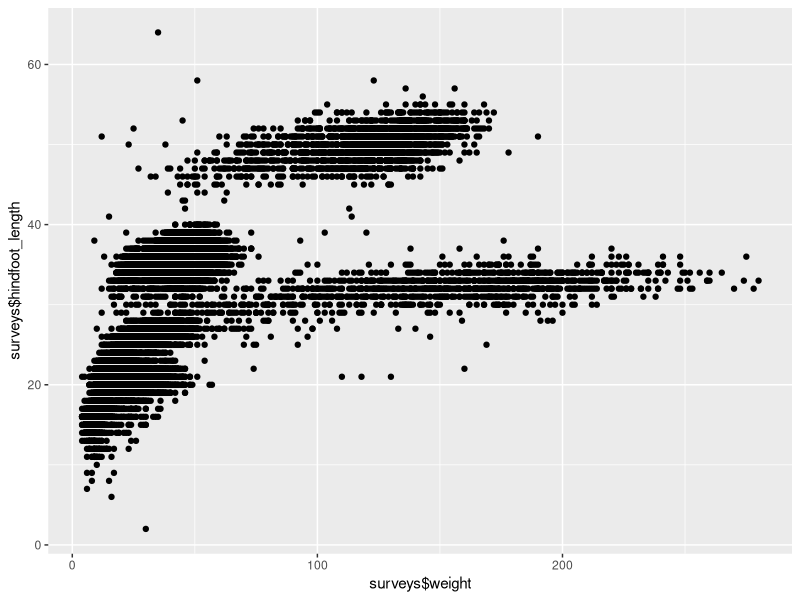
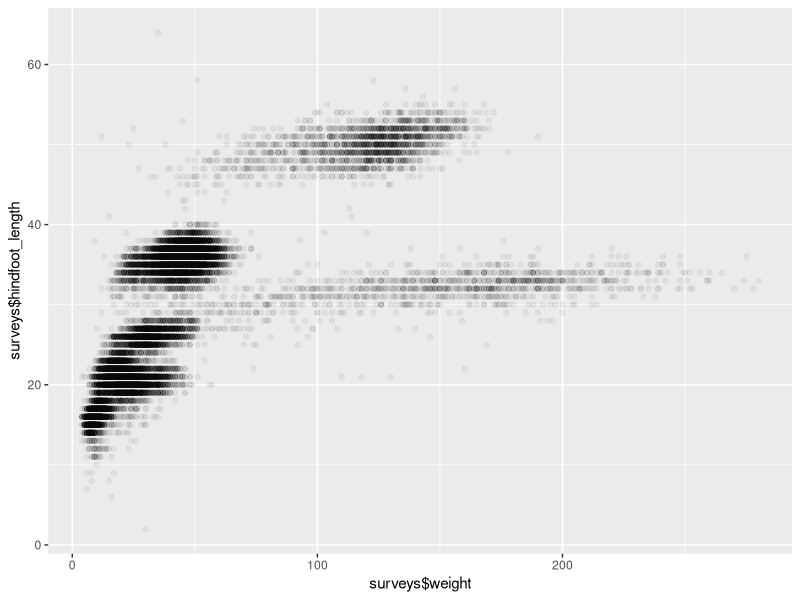
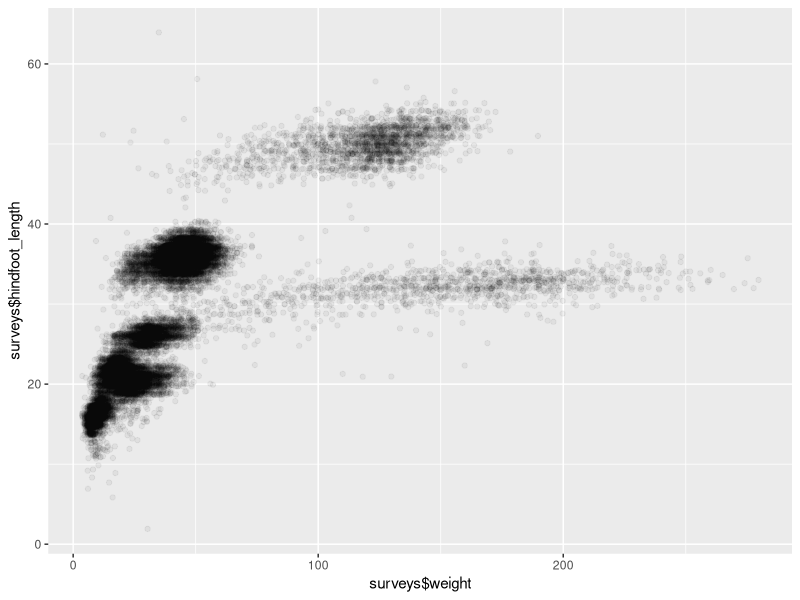
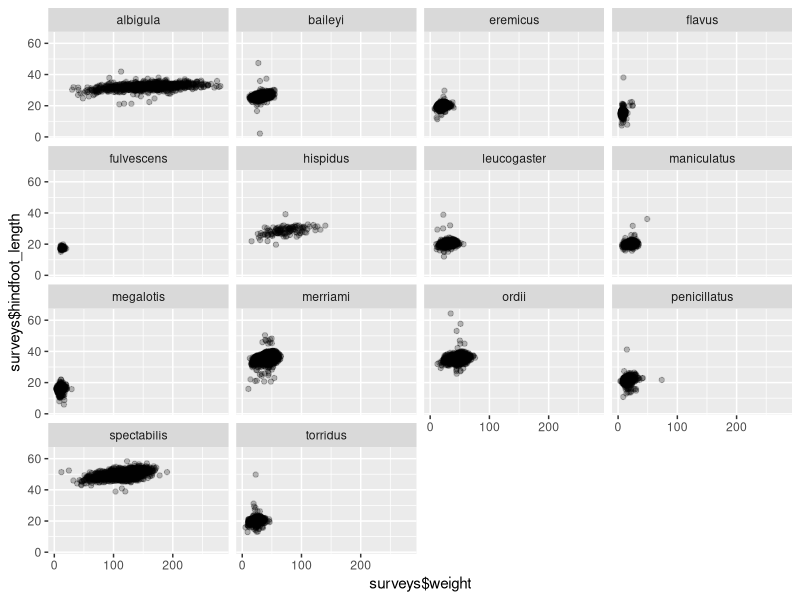
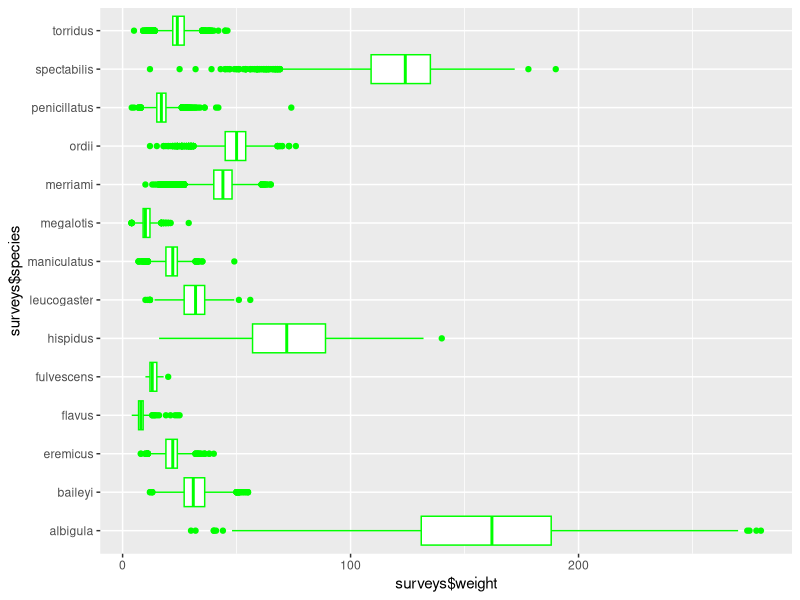
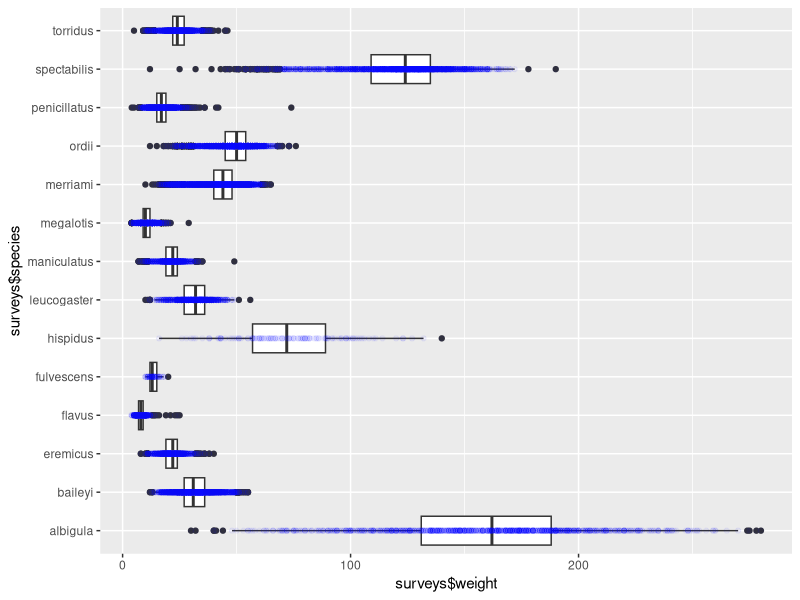
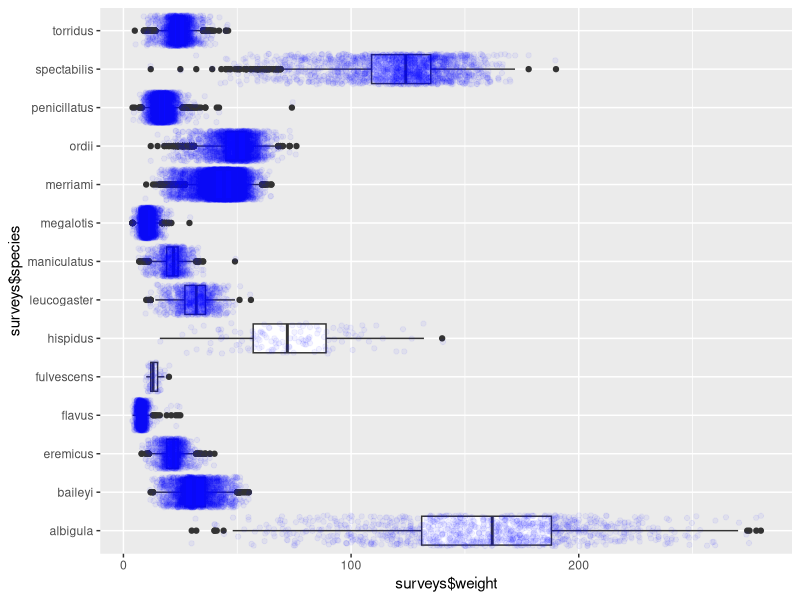
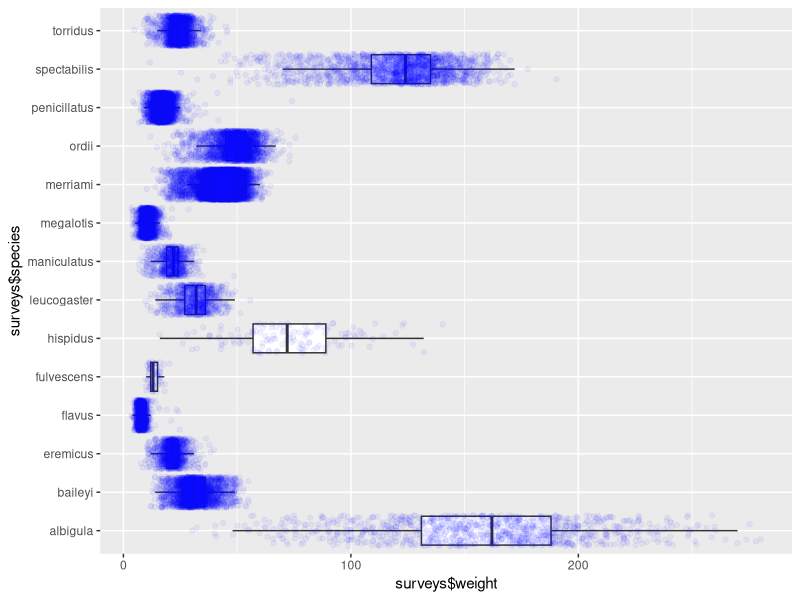

Generate these figures, in order, with R:
## ---- chunk 1
library(here)
library(tidyverse)
## ---- chunk 2
# Code for question 1! 
surveys <- read_csv(here("supporting_artifacts", "Lab 2", "surveys.csv"))
dim(surveys)
## ---- chunk 3
# Code for question 4! 
ggplot(data = surveys, 
       mapping = aes(x = surveys$weight, y = surveys$hindfoot_length)) + 
  geom_point()
## ---- chunk 4
#Code for question 5!
ggplot(data = surveys, 
       mapping = aes(x = surveys$weight, y = surveys$hindfoot_length)) + 
  geom_point(alpha = .05) 
## ---- chunk 5
# Code for question 6! 
ggplot(data = surveys, 
       mapping = aes(x = surveys$weight, y = surveys$hindfoot_length)) +
   geom_jitter(alpha = .05)
## ---- chunk 6
# Code for question 7
ggplot(data = surveys, 
       mapping = aes(x = surveys$weight, y = surveys$hindfoot_length)) +
   geom_jitter(alpha = .25) + 
   facet_wrap(~ surveys$species)
## ---- chunk 7
# Code for question 8 (and 9)!
ggplot(data = surveys, 
       mapping = aes(x = surveys$weight, y = surveys$species)) +
   geom_boxplot(color = "green") 
## ---- chunk 8
ggplot(data = surveys, 
       mapping = aes(x = surveys$weight, y = surveys$species)) +
   geom_boxplot() + 
   geom_point(alpha = .05, color = "blue")
## ---- chunk 9
ggplot(data = surveys, 
       mapping = aes(x = surveys$weight, y = surveys$species)) +
   geom_boxplot() + 
   geom_jitter(alpha = .05, color = "blue")
## ---- chunk 10
ggplot(data = surveys, 
       mapping = aes(x = surveys$weight, y = surveys$species)) +
   geom_boxplot(outlier.shape = NA) + 
   geom_jitter(alpha = .05, color = "blue")
## ---- chunk 11
# Code for question 10! 
#color deficient friendly pallatte with black 
cdPallatte_black <- c("#07437a", "#1d89ba", "#e28743", "#eab676", "#76b5c5", "#21130d", "#873e23", "#abdbe3")

ggplot(data = surveys, mapping = aes(x = surveys$weight, y = surveys$species, color = genus)) +
   geom_boxplot(outlier.shape = NA) + 
   annotate("text", y = 1, x = 290, label = "Neotoma") + 
   annotate("text", y = 2, x = 150, label = "Chaetodipus") + 
   annotate("text", y = 3, x = 150, label = "Peromyscus") + 
   annotate("text", y = 4, x = 150, label = "Perognathus") + 
   annotate("text", y = 5, x = 150, label = "Reithrodontomys") + 
   annotate("text", y = 6, x = 150, label = "Sigmodon") + 
   annotate("text", y = 7, x = 150, label = "Onychomys") + 
   annotate("text", y = 8, x = 150, label = "Peromyscus") +
   annotate("text", y = 9, x = 150, label = "Reithrodontomys") +
   annotate("text", y = 10, x = 150, label = "Dipodomys") +
   annotate("text", y = 11, x = 150, label = "Dipodomys") +
   annotate("text", y = 12, x = 150, label = "Chaetodipus") +
   annotate("text", y = 13, x = 200, label = "Dipodomys") +
   annotate("text", y = 14, x = 150, label = "Onychomys") + 
   geom_jitter(alpha = .01) + 
   labs(x = "Weight in grams", y = "Species of Animal") + 
   scale_color_manual(values = cdPallatte_black) + 
   theme(legend.position = "none")
## ---- chunk 12
# Code for question 11! 
ggplot(data = surveys, 
       mapping = aes(y = surveys$weight, x = surveys$species)) +
   geom_boxplot(outlier.shape = NA) + 
   geom_jitter(alpha = .05, color = "blue") + 
   labs(x = "Weight in grams", y = "Species of Animal")
